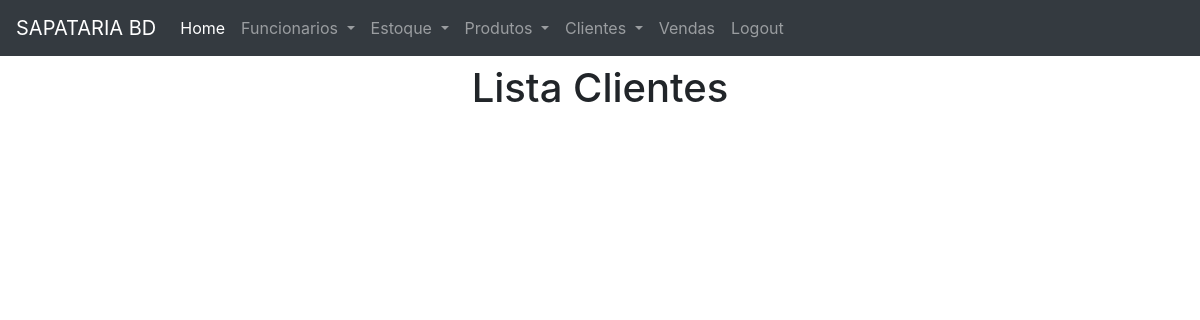
Before: /cliente/ with the older database file.
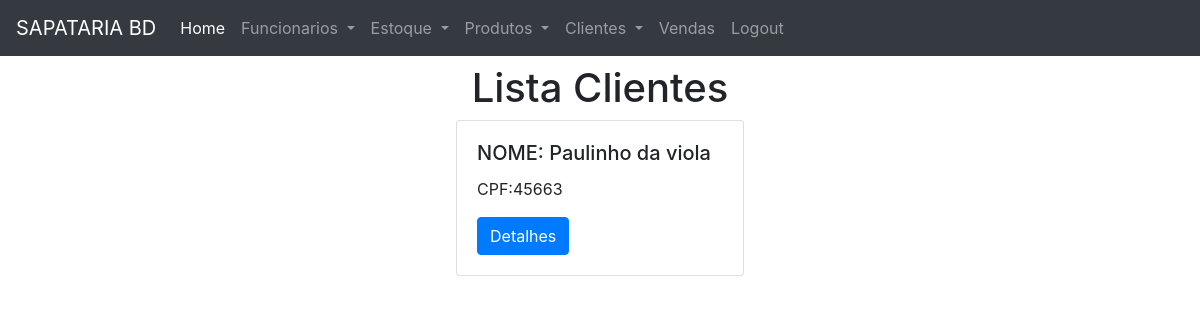
After: the same page with the newer database file.
### cliente/models.py (models this page shows)
class Cliente(models.Model):
    pessoa = models.OneToOneField(Pessoa,on_delete=models.PROTECT)

### pessoa/models.py (models this page shows)
class Pessoa (models.Model):
    nome = models.CharField(max_length=75)
    cpf = models.IntegerField(primary_key=True,null=False,blank=False)
    rua = models.CharField(max_length=50)
    estado = models.CharField(max_length=50)
    cidade = models.CharField(max_length=50)
    cep = models.IntegerField()

### cliente/views.py (the view)
# urls.py: path('', lista_clientes,name = 'url_lista_clientes'),
def lista_clientes(request):
    data = {}
    data['clientes'] = Cliente.objects.all()
    return render(request, 'lista_clientes.html', data)

### cliente/templates/lista_clientes.html
{% extends 'base.html' %}
{% block title %} Lista Clientes{% endblock %}
{% block content %}
     <div class="row justify-content-around">
        {%for k in clientes%}
            <div class="row">
               <div class="card" style="width: 18rem;">
                  <div class="card-body">
                      <h5 class="card-title">NOME: {{ k.pessoa.nome }}</h5>
                      <p class="card-text">CPF:{{ k.pessoa.cpf }}</p>
                    <a href="#" class="btn btn-primary">Detalhes</a>
                  </div>
               </div>
            </div>
        {% endfor %}
    </div>
{% endblock %}

Changed rows visible on the page:
added Cliente: pessoa.nome "Paulinho da viola", pessoa.cpf "45663"
